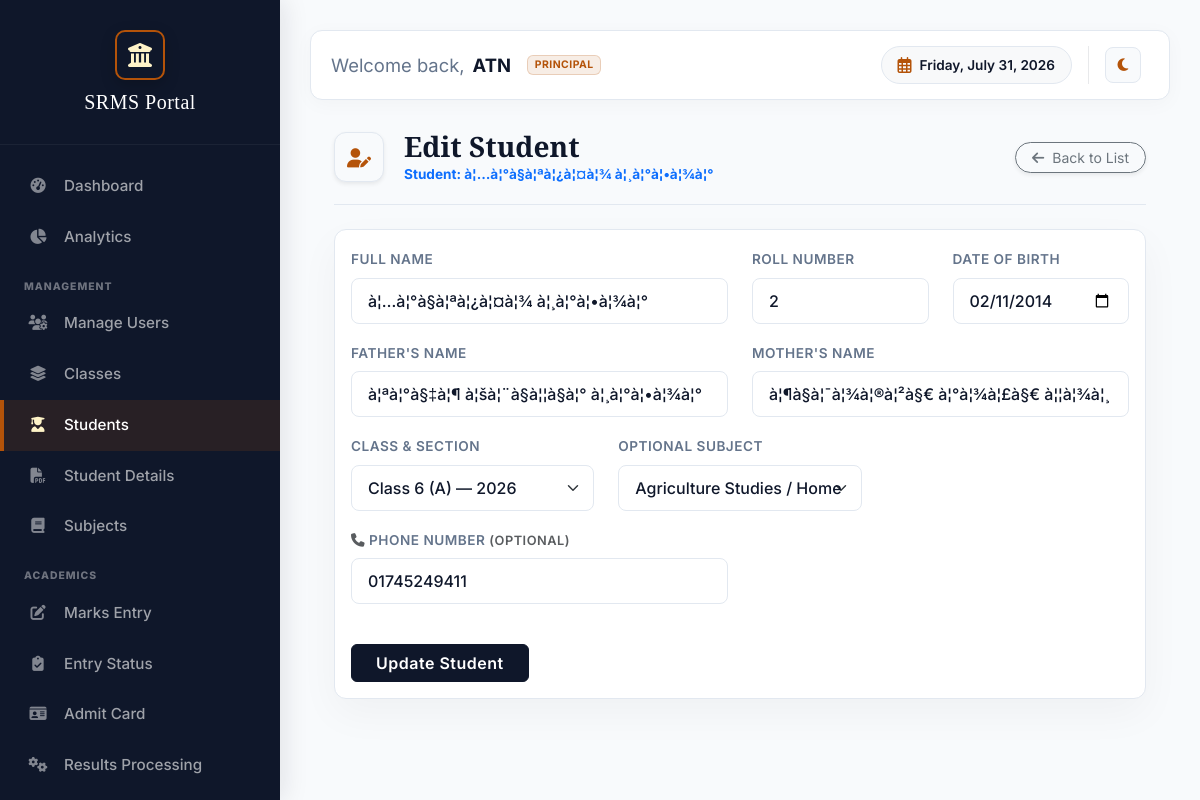
/admin/edit-student.php?id=1744&return_url=/admin/manage-students.php?view=students&class_id=1 (signed in), run on the app's committed database.
### tables this page shows
CREATE TABLE `students` (
  `id` int(11) NOT NULL,
  `roll_number` int(11) NOT NULL,
  `name` varchar(100) NOT NULL,
  `father_name` varchar(100) DEFAULT NULL,
  `mother_name` varchar(100) DEFAULT NULL,
  `dob` date DEFAULT NULL,
  `class_id` int(11) DEFAULT NULL,
  `student_group` enum('None','Science','Commerce','Arts') DEFAULT 'None',
  `main_elective_id` int(11) DEFAULT NULL,
  `optional_subject_id` int(11) DEFAULT NULL,
  `created_at` timestamp NULL DEFAULT current_timestamp(),
  `email` varchar(150) DEFAULT NULL,
  `phone` varchar(20) DEFAULT NULL
);

CREATE TABLE `classes` (
  `id` int(11) NOT NULL,
  `class_name` varchar(50) NOT NULL,
  `section` varchar(10) NOT NULL,
  `academic_year` year(4) NOT NULL
);

### admin/edit-student.php (the view, shortened to what this page needs)
<?php
include('../includes/db_config.php');
$id = $_GET['id'] ?? null;
$stmt = $conn->query("SELECT * FROM classes ORDER BY academic_year DESC, LENGTH(class_name), class_name, section");
$classes = $stmt->fetchAll();
$stmt = $conn->prepare("SELECT * FROM students WHERE id = ?");
$stmt->execute([$id]);
$student = $stmt->fetch();
?>
<!DOCTYPE html>
<html lang="en">
<head>
    <?php include('header.php'); ?>
</head>
<body>
    <?php include('sidebar.php'); ?>
    <div id="content">
        <?php include('topbar.php'); ?>
        <div class="container-fluid px-4">
            <div class="page-header">
                <div class="d-flex align-items-center">
                    <div class="header-icon-box shadow-sm">
                        <i class="fas fa-user-edit"></i>
                    </div>
                    <div>
                        <h1 class="fw-bold mb-0">Edit Student</h1>
                        <p class="mb-0 text-primary fw-bold">Student: <?php echo htmlspecialchars($student['name']); ?>
                        </p>
                    </div>
                </div>
                <div class="header-actions">
                    <a href="<?php echo htmlspecialchars($_GET['return_url'] ?? $_POST['return_url'] ?? 'manage-students.php'); ?>" class="btn btn-sm btn-outline-secondary rounded-pill px-3 shadow-sm">
                        <i class="fas fa-arrow-left me-1"></i> Back to List
                    </a>
                </div>
            </div>
            <div class="card">
                <div class="card-body">
                    <form action="" method="POST">
                        <div class="row">
                            <div class="col-md-6 mb-3">
                                <label class="form-label">Full Name</label>
                                <input type="text" name="name" class="form-control"
                                    value="<?php echo $student['name']; ?>" required>
                            </div>
                            <div class="col-md-3 mb-3">
                                <label class="form-label">Roll Number</label>
                                <input type="number" name="roll" class="form-control"
                                    value="<?php echo $student['roll_number']; ?>" required>
                            </div>
                            <div class="col-md-3 mb-3">
                                <label class="form-label">Date of Birth</label>
                                <input type="date" name="dob" class="form-control"
                                    value="<?php echo $student['dob']; ?>" required>
                            </div>
                        </div>
                        <div class="row">
                            <div class="col-md-6 mb-3">
                                <label class="form-label">Father's Name</label>
                                <input type="text" name="father" class="form-control"
                                    value="<?php echo $student['father_name']; ?>">
                            </div>
                            <div class="col-md-6 mb-3">
                                <label class="form-label">Mother's Name</label>
                                <input type="text" name="mother" class="form-control"
                                    value="<?php echo $student['mother_name']; ?>">
                            </div>
                        </div>
                        <div class="row">
                            <div class="col-md-4 mb-3">
                                <label class="form-label">Class & Section</label>
                                <select name="class_id" id="class_id" class="form-select" required>
                                    <?php foreach ($classes as $c): ?>
                                        <option value="<?php echo $c['id']; ?>"
                                                data-class-name="<?php echo htmlspecialchars($c['class_name']); ?>"
                                                <?php echo ($c['id'] == $student['class_id']) ? 'selected' : ''; ?>>
                                            <?php echo $c['class_name'] . " (" . $c['section'] . ") — " . $c['academic_year']; ?>
                                        </option>
                                    <?php endforeach; ?>
                                </select>
                            </div>
                            <div class="col-md-4 mb-3">
                                <label class="form-label">Optional Subject</label>
                                <select name="optional_subject_id" id="optional_subject_id" class="form-select">
                                    <?php
                                    if ($student['class_id']) {
                                        $sel_ids = [];
                                        $id_clause = !empty($sel_ids) ? 'OR s.id IN (' . implode(',', $sel_ids) . ')' : '';
                                        $stmt_opt = $conn->prepare("SELECT s.* FROM subjects s
                                            JOIN class_subjects cs ON s.id = cs.subject_id
                                            WHERE cs.class_id = ?
                                              AND (cs.student_group = ? OR cs.student_group = 'None')
                                              AND (cs.is_optional = 1 $id_clause)
                                            ORDER BY s.subject_name ASC");
                                        $stmt_opt->execute([$student['class_id'], $student['student_group']]);
                                        $opt_subjects = $stmt_opt->fetchAll();
                                        foreach ($opt_subjects as $os) {
                                            $selected = ($os['id'] == $student['optional_subject_id']) ? 'selected' : '';
                                            echo "<option value='{$os['id']}' $selected>{$os['subject_name']}</option>";
                                        }
                                    }
                                    ?>
                                </select>
                            </div>
                        </div>
                        <div class="row">
                            <div class="col-md-6 mb-3">
                                <label class="form-label"><i class="fas fa-phone me-1 text-muted"></i>Phone Number <span class="text-muted" style="font-size:0.8rem;">(Optional)</span></label>
                                <input type="tel" name="phone" class="form-control"
                                    value="<?php echo htmlspecialchars($student['phone'] ?? ''); ?>" placeholder="e.g. 017XXXXXXXX">
                            </div>
                        </div>
                        <div class="mt-4">
                            <button type="submit" class="btn btn-primary px-4">Update Student</button>
                        </div>
                    </form>
                </div>
            </div>
        </div>
    </div>
</body>
</html>

### admin/header.php (style rules this page uses)
:root { --sidebar-width: 280px; --prestige-navy: #0f172a; --prestige-gold: #b45309; --prestige-gold-light: #fef3c7; --prestige-slate: #f8fafc; --prestige-border: #e2e8f0; --prestige-text: #1e293b; --primary-color: var(--prestige-navy); --dark-color: var(--prestige-navy); }
body { background-color: var(--prestige-slate); font-family: 'Inter', sans-serif; color: var(--prestige-text); }
#content { margin-left: var(--sidebar-width); padding: 30px; min-height: 100vh; transition: margin-left 0.3s cubic-bezier(0.16, 1, 0.3, 1); }
.card { background: white; border: 1px solid var(--prestige-border); box-shadow: 0 15px 40px rgba(0, 0, 0, 0.04); border-radius: 12px; margin-bottom: 24px; transition: transform 0.2s, box-shadow 0.2s; }
.form-label { font-weight: 600; font-size: 0.85rem; color: #64748b; text-transform: uppercase; letter-spacing: 0.5px; }
.form-control, .form-select { padding: 10px 16px; border: 1px solid var(--prestige-border); border-radius: 8px; font-weight: 500; color: var(--prestige-navy); }
.page-header { background-color: transparent; color: var(--prestige-navy); padding: 0 0 20px 0; border-radius: 0; margin-bottom: 24px; border: none; border-bottom: 1px solid var(--prestige-border); display: flex; align-items: center; justify-content: space-between; }
.page-header h1 { font-family: 'Playfair Display', serif; font-size: 1.75rem; margin-bottom: 0.25rem; color: var(--prestige-navy); font-weight: 700; }
.page-header p { font-size: 0.85rem; color: #64748b; margin-bottom: 0; font-weight: 500; }
.header-icon-box { background: var(--prestige-slate); border: 1px solid var(--prestige-border); width: 50px; height: 50px; display: flex; align-items: center; justify-content: center; border-radius: 12px; margin-right: 1.25rem; color: var(--prestige-gold); flex-shrink: 0; font-size: 1.2rem; }
.btn-primary { background-color: var(--prestige-navy); border-color: var(--prestige-navy); font-weight: 600; letter-spacing: 0.5px; }

### data on the page
students: name "à¦…à¦°à§à¦ªà¦¿à¦¤à¦¾ à¦¸à¦°à¦•à¦¾à¦°", roll "2", dob "02/11/2014", father "à¦ªà¦°à§‡à¦¶ à¦šà¦¨à§à¦¦à§à¦° à¦¸à¦°à¦•à¦¾à¦°", mother "à¦¶à§à¦¯à¦¾à¦®à¦²à§€ à¦°à¦¾à¦£à§€ à¦¦à¦¾à¦¸", class_id "Class 6 (A) — 2026", phone "01745249411"

### other printed values
$display_name "ATN"
form field optional_subject_id "Agriculture Studies / Home Science"
